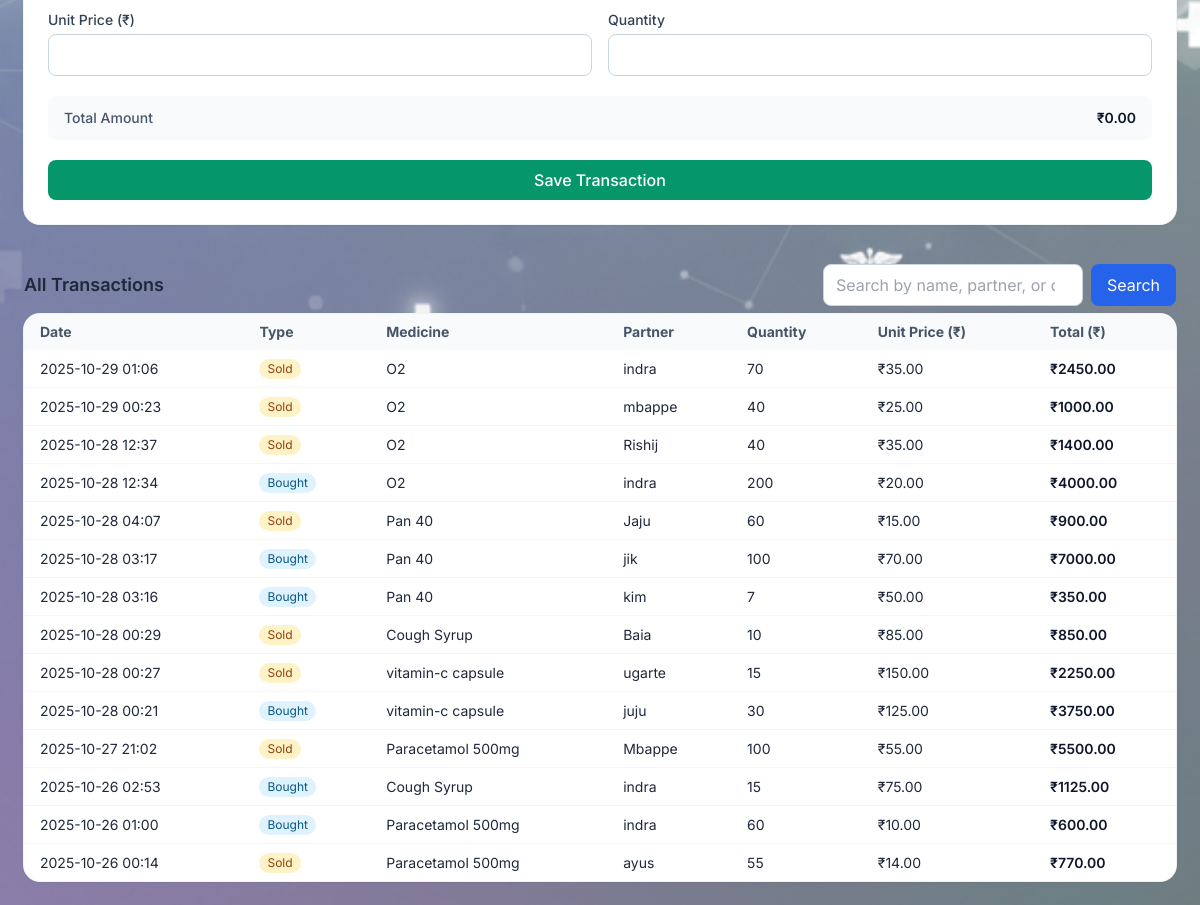
Page /records/ (signed in, lower part) on the earlier database version.
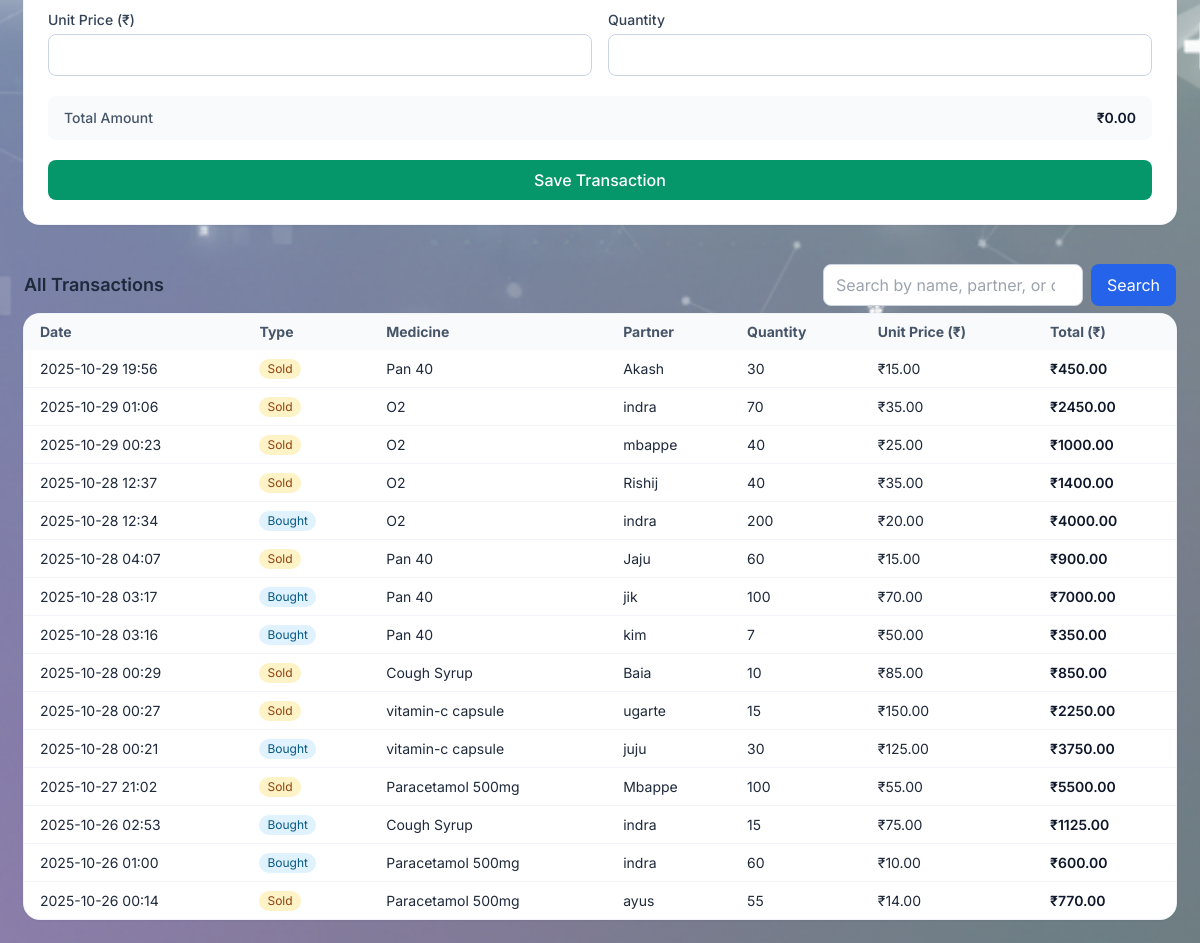
Same page on the later database version.
### inventory/models.py (models this page shows, shortened)
class Transaction(models.Model):
    TYPE_CHOICES = [
        ('BOUGHT', 'Bought'),
        ('SOLD', 'Sold'),
    ]
    owner = models.ForeignKey(User, on_delete=models.CASCADE)
    medicine = models.ForeignKey(Medicine, on_delete=models.CASCADE)
    ttype = models.CharField(max_length=10, choices=TYPE_CHOICES)
    partner_name = models.CharField(max_length=100)
    unit_price = models.DecimalField(max_digits=10, decimal_places=2)
    quantity = models.PositiveIntegerField()
    created_at = models.DateTimeField(auto_now_add=True)
    @property
    def total_amount(self):
        return self.unit_price * self.quantity

class Medicine(models.Model):
    owner = models.ForeignKey(User, on_delete=models.CASCADE)
    name = models.CharField(max_length=200)
    medicine_id = models.CharField(max_length=100, unique=True)
    manufacturer = models.ForeignKey(Manufacturer, on_delete=models.SET_NULL, null=True, blank=True)
    cost_price = models.DecimalField(max_digits=10, decimal_places=2)
    mrp = models.DecimalField(max_digits=10, decimal_places=2)
    mfg_date = models.DateField()
    exp_date = models.DateField()
    quantity_on_hand = models.PositiveIntegerField(default=0)
    created_at = models.DateTimeField(auto_now_add=True)
    class Meta:
        ordering = ['name']
    def __str__(self):
        return f"{self.name} ({self.medicine_id})"

### inventory/views.py (the view, shortened to what this page needs)
# urls.py: path("records/", views.records, name="records"),
@login_required
def records(request):
    if request.method == 'POST':
        mform = MedicineForm(request.POST) if 'save_medicine' in request.POST else MedicineForm()
        tform = TransactionForm(request.POST, user=request.user) if 'save_txn' in request.POST else TransactionForm(user=request.user)
    else:
        mform = MedicineForm()
        tform = TransactionForm(user=request.user)
    q = (request.GET.get('q') or '').strip()
    txns = Transaction.objects.filter(owner=request.user).select_related('medicine').order_by('-created_at')
    return render(request, 'inventory/records.html', {
        'mform': mform,
        'tform': tform,
        'txns': txns,
        'q': q,
    })

### inventory/forms.py (shortened to what this page needs)
class MedicineForm(forms.ModelForm):
    class Meta:
        model = Medicine
        fields = ['name', 'medicine_id', 'manufacturer', 'cost_price', 'mrp', 'mfg_date', 'exp_date']  # quantity_on_hand stays managed by logic
        widgets = {
            'name': forms.TextInput(attrs={'class': 'form-control'}),
            'medicine_id': forms.TextInput(attrs={'class': 'form-control'}),
            'manufacturer': forms.Select(attrs={'class': 'form-select'}),
            'cost_price': forms.NumberInput(attrs={'class': 'form-control', 'step': '0.01', 'min': '0'}),
            'mrp': forms.NumberInput(attrs={'class': 'form-control', 'step': '0.01', 'min': '0'}),
            'mfg_date': forms.DateInput(attrs={'type': 'date', 'class': 'form-control'}),
            'exp_date': forms.DateInput(attrs={'type': 'date', 'class': 'form-control'}),
        }

### accounts/templatetags/form_extras.py (called while the page is built)
@register.filter(name='add_class')
def add_class(field, css):
    if isinstance(field, BoundField):
        attrs = field.field.widget.attrs.copy()
        prev = attrs.get('class', '')
        attrs['class'] = (prev + ' ' + (css or '')).strip()
        return field.as_widget(attrs=attrs)
    return mark_safe(field)

### inventory/templates/inventory/records.html (shortened to what this page needs)
{% extends 'base.html' %}
{% load form_extras %}
{% block content %}
<div class="grid grid-cols-1 xl:grid-cols-3 gap-6">
  <section class="bg-white shadow rounded-2xl ring-1 ring-slate-100">
    <form method="post" class="p-6 space-y-5" id="txnForm">
      <div class="grid grid-cols-2 gap-4">
        <div>
          <label class="block text-sm font-medium text-slate-700 mb-1">Unit Price (₹)</label>
          {{ tform.unit_price|add_class:'border bg-white rounded-lg w-full' }}
        </div>
        <div>
          <label class="block text-sm font-medium text-slate-700 mb-1">Quantity</label>
          {{ tform.quantity|add_class:'border bg-white rounded-lg w-full' }}
        </div>
      </div>
      <div class="rounded-lg bg-slate-50 px-4 py-3 text-sm flex items-center justify-between">
        <span class="text-slate-600 font-medium">Total Amount</span>
        <span id="txnTotal" class="font-semibold text-slate-900">₹0.00</span>
      </div>
      <button name="save_txn"
              class="w-full bg-emerald-600 text-white rounded-lg px-4 py-2 hover:bg-emerald-700 font-medium">
        Save Transaction
      </button>
    </form>
  </section>
</div>
<div class="mt-10 mb-2 flex items-center justify-between">
  <h2 class="text-lg font-semibold">All Transactions</h2>
  <form method="get" class="flex gap-2">
    <input type="search" name="q" value="{{ q }}" placeholder="Search by name, partner, or date"
           class="rounded-lg border border-slate-300 bg-white focus:border-brand-500 focus:ring-brand-500 px-3 py-1.5 w-72"
           autocomplete="off">
    <button class="bg-brand-600 text-white rounded-lg px-4 py-1.5 hover:bg-brand-700">Search</button>
  </form>
</div>
<div class="overflow-x-auto bg-white shadow rounded-2xl ring-1 ring-slate-100">
  <table class="min-w-full text-sm">
    <thead class="bg-slate-50 text-slate-600">
      <tr>
        <th class="px-4 py-2 text-left">Date</th>
        <th class="px-4 py-2 text-left">Type</th>
        <th class="px-4 py-2 text-left">Medicine</th>
        <th class="px-4 py-2 text-left">Partner</th>
        <th class="px-4 py-2 text-left">Quantity</th>
        <th class="px-4 py-2 text-left">Unit Price (₹)</th>
        <th class="px-4 py-2 text-left">Total (₹)</th>
      </tr>
    </thead>
    <tbody class="divide-y divide-slate-100">
      {% for t in txns %}
      <tr class="hover:bg-slate-50">
        <td class="px-4 py-2">{{ t.created_at|date:'Y-m-d H:i' }}</td>
        <td class="px-4 py-2">
          {% if t.ttype == 'BOUGHT' %}
            <span class="inline-flex items-center rounded-full bg-sky-100 text-sky-800 text-xs px-2 py-0.5">Bought</span>
          {% else %}
            <span class="inline-flex items-center rounded-full bg-amber-100 text-amber-800 text-xs px-2 py-0.5">Sold</span>
          {% endif %}
        </td>
        <td class="px-4 py-2">{{ t.medicine.name }}</td>
        <td class="px-4 py-2">{{ t.partner_name }}</td>
        <td class="px-4 py-2">{{ t.quantity }}</td>
        <td class="px-4 py-2">₹{{ t.unit_price }}</td>
        <td class="px-4 py-2 font-semibold text-slate-900">₹{{ t.total_amount }}</td>
      </tr>
      {% empty %}
      <tr>
        <td colspan="7" class="px-6 py-6 text-center text-slate-500">No transactions found.</td>
      </tr>
      {% endfor %}
    </tbody>
  </table>
</div>
{% endblock %}

Differences in the rows shown:
added Transaction: created_at "2025-10-29 19:56", ttype "Sold", medicine.name "Pan 40", partner_name "Akash", quantity "30", unit_price "15.00", total_amount "450.00"
